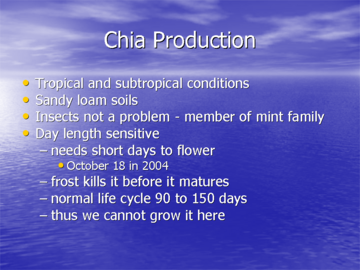
%> input picture Assignment 11/slide1.tiff, 360 x 270 px
$ octave --eval "hw11;"   (GNU Octave 9; MATLAB toolbox functions it lacks are replaced by stand-ins)
%> lines starting %> are read from the running program, lines starting %| are printed output that depends on the picture
function [] = hw11()

close all;
format long g;
num_questions = 0;
questionSet = {'1', '2', '3', '4'};
flagSet = [0, 0, 1, 0];
questionFlag = containers.Map(questionSet,flagSet);

%%
% flag_line_or_homography is true for line, false for homography
% [29 lines left out: function ransac_line_model, not called in this run]

%%
% flag_line_or_homography is true for line, false for homography
% [32 lines left out: function ransac_homography_model, not called in this run]

%%
% [14 lines left out: function calc_homography, not called in this run]

if questionFlag('1')

    %% Reading in the text file
    line_dataId = fopen("line_data_2.txt", "r");
    formatSpec = "%f %f";
    sizeA = [2 Inf];
    line_data = fscanf(line_dataId, formatSpec, sizeA);

    %% Calling the RANSAC function
    [final_inliers, theta, max_inliers, rmse, error, estimated_y_values]  = ransac_line_model(line_data, 2, 75, 0.2, 75);

    fprintf('num_points: %d, rmse: %.6f, orth_err: %.6f \n',...
        max_inliers, rmse, error);

    figure;
    scatter(line_data(1,:),line_data(2,:))
    hold on;
    p2 = plot(final_inliers(1,:)', estimated_y_values, 'r');

    %% Increment the question count
    num_questions = num_questions + 1;

end

%% Function to refit the line using the Homogeneous Least Squares Method
% [45 lines left out: function total_least_squares, not called in this run]

%% Start for Part B
if questionFlag('2')
    avg_rmse = zeros(3, 1);
    for i = 1:10
        % print iteration
        for num_pts = 4:6
            % print cur # pts

            points_initial = [rand(num_pts, 2) ones(num_pts, 1)];
            points_final = [rand(num_pts, 2) ones(num_pts, 1)];
            homography = calc_homography(points_initial, points_final);
            points_transformed = (homography * points_initial')';
            points_transformed = points_transformed ./ points_transformed(:, 3);
            rmse = calc_rmse(points_transformed, points_final);
            avg_rmse(num_pts - 3) = avg_rmse(num_pts - 3) + rmse;
        end
    end
    avg_rmse = avg_rmse ./ 10

    part_b_b(1:8);
    part_b_b(1:2:8);
end

%%
% [97 lines left out: function part_b_b, not called in this run]

%%
if questionFlag('3')
    % Best method
    match_parameters.pruning_method = 'first_second_ratio';
    match_parameters.first_second_ratio = 0.85;
    match_parameters.distance_metric = 'euclidean';
    part_c_single_pair('slide1.tiff', 'frame1.jpg', 'slide1.sift', 'frame1.sift', match_parameters, 14, 5, 30);
% [13 lines not run here, left out]
% [62 lines left out: function find_matches, not called in this run]

%%
function [] = part_c_single_pair(slide_filename, frame_filename, slide_keypoint_filename, frame_keypoint_filename, match_parameters, ransac_num_iters, ransac_threshold, ransac_num_inliers)
%> called with slide_filename = 'slide1.tiff', frame_filename = 'frame1.jpg', slide_keypoint_filename = 'slide1.sift', frame_keypoint_filename = 'frame1.sift', ransac_num_iters = 14, ransac_threshold = 5, ransac_num_inliers = 30
    slide_im = imread(slide_filename);
    frame_im = imread(frame_filename);
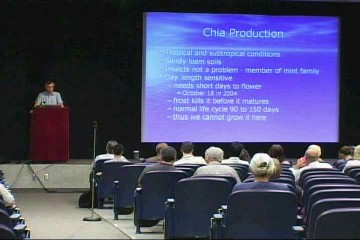
%> input picture Assignment 11/frame1.jpg, 360 x 240 px
%> frame_im is the input picture: size 240x360x3 uint8; mean R, G, B 74.2, 74.3, 110.7

    slide_im_size = size(slide_im);
%> slide_im_size = [270 360 4]
    slide_im_size_size = size(slide_im_size);
%> slide_im_size_size = [1 3]
    frame_im_size = size(frame_im);
%> frame_im_size = [240 360 3]
    if(slide_im_size_size(2) == 2)
        slide_im = cat(3, slide_im, slide_im, slide_im);
    elseif(slide_im_size(3) > 3)
        slide_im = slide_im(:, :, 1:3);
    end

    offset_x = slide_im_size(2);
%> offset_x = 360
    offset_y = round((slide_im_size(1) - frame_im_size(1)) / 2);
%> offset_y = 15
    comparison_img_1 = zeros(slide_im_size(1), slide_im_size(2) + frame_im_size(2), 3, 'uint8');

    comparison_img_1(:, 1:slide_im_size(2), :) = slide_im;
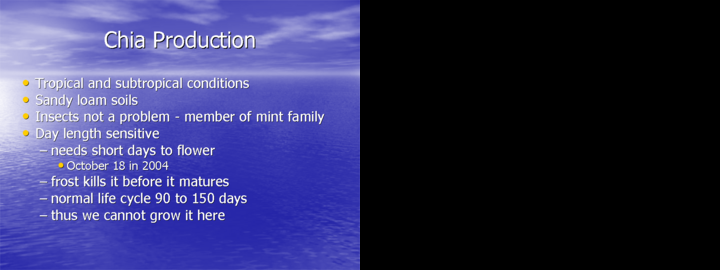
%> comparison_img_1: size 270x720x3 uint8; mean R, G, B 49.4, 49.3, 94.6
    comparison_img_1(offset_y:(frame_im_size(1) + offset_y - 1), offset_x:(frame_im_size(2) + offset_x - 1), :) = frame_im;
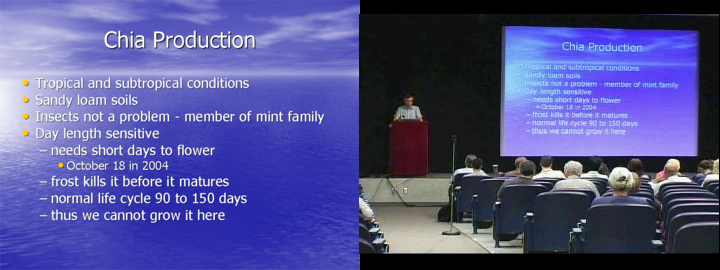
%> comparison_img_1: size 270x720x3 uint8; mean R, G, B 82.2, 82.3, 143.6

        % Read in the SIFT files containing the keypoint data
%> (the run ends here)
